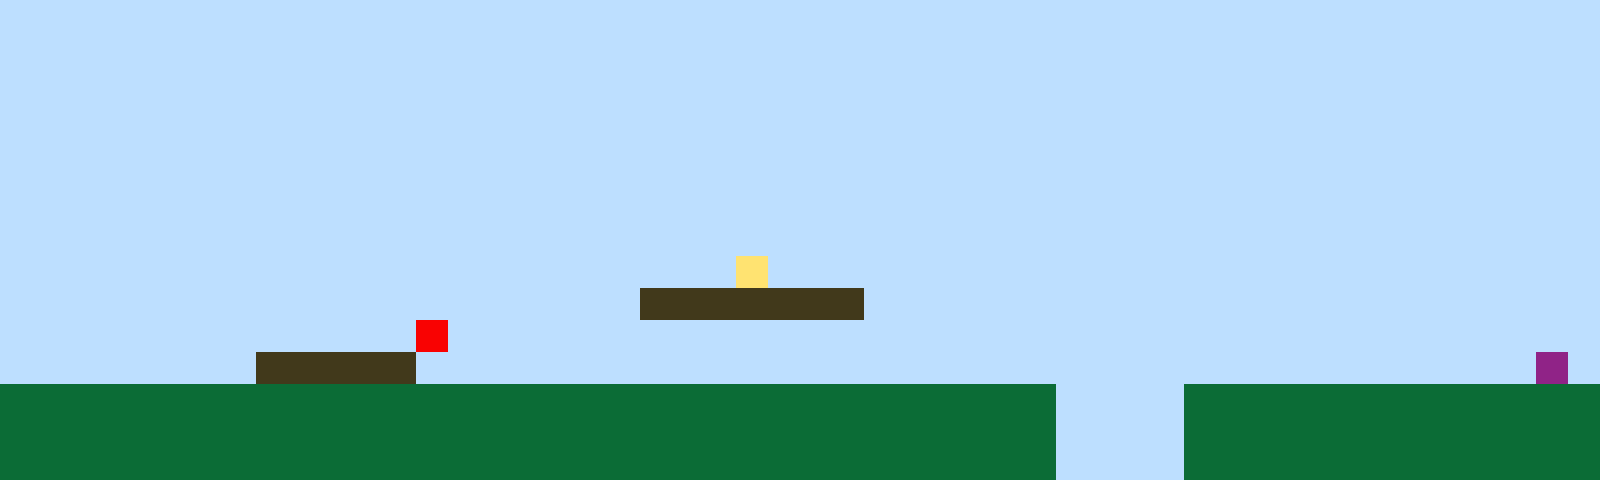

A level layout from a 2D game, rendered from its tile map. Below: a short description, then the map file with its tile-grid data intact:
An orthogonal 50x15 tile map with 32x32 px tiles, 1 tile layer (Tile Layer 1).

<map version="1.10" tiledversion="1.11.2" orientation="orthogonal" renderorder="right-up" width="50" height="15" tilewidth="32" tileheight="32" infinite="0" nextlayerid="2" nextobjectid="1"><editorsettings><export target="map1.csv" format="csv" /></editorsettings><tileset firstgid="1" name="sprites" tilewidth="32" tileheight="32" tilecount="6" columns="3"><image source="sprites.png" width="96" height="64" /></tileset><layer id="1" name="Tile Layer 1" width="50" height="15"><data encoding="csv">1,1,1,1,1,1,1,1,1,1,1,1,1,1,1,1,1,1,1,1,1,1,1,1,1,1,1,1,1,1,1,1,1,1,1,1,1,1,1,1,1,1,1,1,1,1,1,1,1,1,1,1,1,1,1,1,1,1,1,1,1,1,1,1,1,1,1,1,1,1,1,1,1,1,1,1,1,1,1,1,1,1,1,1,1,1,1,1,1,1,1,1,1,1,1,1,1,1,1,1,1,1,1,1,1,1,1,1,1,1,1,1,1,1,1,1,1,1,1,1,1,1,1,1,1,1,1,1,1,1,1,1,1,1,1,1,1,1,1,1,1,1,1,1,1,1,1,1,1,1,1,1,1,1,1,1,1,1,1,1,1,1,1,1,1,1,1,1,1,1,1,1,1,1,1,1,1,1,1,1,1,1,1,1,1,1,1,1,1,1,1,1,1,1,1,1,1,1,1,1,1,1,1,1,1,1,1,1,1,1,1,1,1,1,1,1,1,1,1,1,1,1,1,1,1,1,1,1,1,1,1,1,1,1,1,1,1,1,1,1,1,1,1,1,1,1,1,1,1,1,1,1,1,1,1,1,1,1,1,1,1,1,1,1,1,1,1,1,1,1,1,1,1,1,1,1,1,1,1,1,1,1,1,1,1,1,1,1,1,1,1,1,1,1,1,1,1,1,1,1,1,1,1,1,1,1,1,1,1,1,1,1,1,1,1,1,1,1,1,1,1,1,1,1,1,1,1,1,1,1,1,1,1,1,1,1,1,1,1,1,1,1,1,1,1,1,1,1,1,1,1,1,1,1,1,1,1,1,1,1,1,1,1,1,1,1,1,1,1,1,1,1,1,1,1,1,1,1,1,1,1,1,1,1,1,1,1,1,1,1,1,1,1,1,1,1,1,1,1,1,1,1,1,1,1,1,1,1,1,1,1,1,1,1,1,1,1,1,1,1,1,1,1,4,1,1,1,1,1,1,1,1,1,1,1,1,1,1,1,1,1,1,1,1,1,1,1,1,1,1,1,1,1,1,1,1,1,1,1,1,1,1,1,1,1,1,1,1,1,1,3,3,3,3,3,3,3,1,1,1,1,1,1,1,1,1,1,1,1,1,1,1,1,1,1,1,1,1,1,1,1,1,1,1,1,1,1,1,1,1,1,1,1,5,1,1,1,1,1,1,1,1,1,1,1,1,1,1,1,1,1,1,1,1,1,1,1,1,1,1,1,1,1,1,1,1,1,1,1,1,1,1,1,1,1,1,1,1,3,3,3,3,3,1,1,1,1,1,1,1,1,1,1,1,1,1,1,1,1,1,1,1,1,1,1,1,1,1,1,1,1,1,1,1,1,1,1,1,6,1,2,2,2,2,2,2,2,2,2,2,2,2,2,2,2,2,2,2,2,2,2,2,2,2,2,2,2,2,2,2,2,2,2,1,1,1,1,2,2,2,2,2,2,2,2,2,2,2,2,2,2,2,2,2,2,2,2,2,2,2,2,2,2,2,2,2,2,2,2,2,2,2,2,2,2,2,2,2,2,2,2,2,2,1,1,1,1,2,2,2,2,2,2,2,2,2,2,2,2,2,2,2,2,2,2,2,2,2,2,2,2,2,2,2,2,2,2,2,2,2,2,2,2,2,2,2,2,2,2,2,2,2,2,1,1,1,1,2,2,2,2,2,2,2,2,2,2,2,2,2</data></layer></map>
